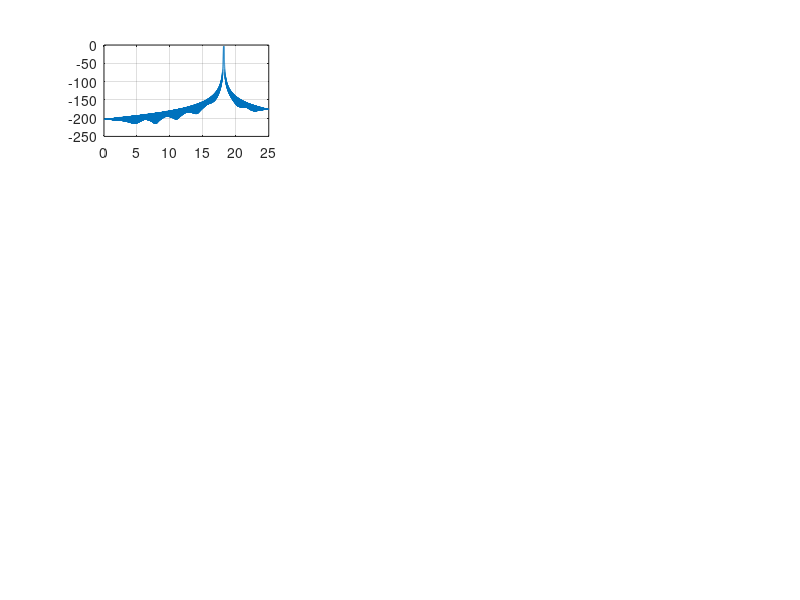

Recreate this plot in MATLAB. (Note: this script raises an error after producing the figure.)
%% ESP Lab 1 - Test script: FFT of the chirp at a few time instants
% Shows the amplitude spectrum of short signal sections at three points in
% time (i.e. three chirp frequencies) after each stage of the system:
%   row 1: x[n]   input chirp, fs = 50 kHz
%   row 2: x0[m]  polyphase lambda = 0 after downsampling, fs' = 16.67 kHz
%   row 3: y'[n]  after upsampling (zeros inserted), fs = 50 kHz
%   row 4: y[n]   after the interpolation filter, fs = 50 kHz
% Dashed lines mark the frequencies expected from theory.
% Standalone: needs only the Signal Processing Toolbox.

clear; close all; clc;

%% Parameters (ESPL/01)
fs     = 50e3;          % sampling frequency [Hz]
M      = 3;  L = 3;     % down-/upsampling factor
f0     = 18e3;          % chirp start frequency [Hz]
f1     = 21e3;          % chirp stop frequency [Hz]
T      = 2.5;           % chirp length [s]
fs_low = fs/M;          % f_s' = 16.667 kHz

t_check = [0.1 1.25 2.4];   % time instants to look at [s]
Nseg    = 3*1365;           % section length at fs (about 82 ms, multiple of 3)
Nfft    = 2^15;             % FFT length (zero padding -> smooth curve)

%% Signals (same processing as in the preparation script)
n  = 0:round(T*fs)-1;
t  = n/fs;
x  = chirp(t, f0, T, f1);               % input chirp
x0 = x(1:M:end);                         % polyphase lambda = 0
yu = zeros(1, L*length(x0));
yu(1:L:end) = x0;                        % upsampling: L-1 zeros in between

% interpolation filter: f_pass = 7.33 kHz, f_stop = 8.33 kHz, gain L
f_stop = fs/(2*L);  f_pass = f_stop - 1e3;
[N_FIR, fo, mo, w] = firpmord([f_pass f_stop], [1 0], [0.001 0.001], fs);
b = L * firpm(N_FIR + 4, fo, mo, w);    % +4: same order as after Q15 check (167)
b = round(b*32768)/32768;                % Q15 coefficients as on the DSP
y = filter(b, 1, yu);

%% Helper: one-sided amplitude spectrum of a section (Hann window)
% scaled so that a sine with amplitude A gives 20*log10(A) dB
ampspec = @(s, fsamp) deal( ...
    20*log10(abs(fft(s(:).' .* hann(length(s))', Nfft)) / (sum(hann(length(s)))/2) + 1e-12), ...
    (0:Nfft-1)*fsamp/Nfft);

%% Plot: rows = stages, columns = time instants
stages = {'x[n] (input)', 'x_0[m] (after \downarrow3)', 'y''[n] (after \uparrow3)', 'y[n] (after filter)'};
figure('Name', 'FFT of the chirp at three time instants', 'Position', [50 50 1400 900]);

for c = 1:numel(t_check)
    tc  = t_check(c);
    f   = f0 + (f1 - f0)*tc/T;          % instantaneous chirp frequency
    fa  = f - fs_low;                    % alias after downsampling (f is between fs' and 1.5 fs')
    n_c = round(tc*fs);                  % start index of the section at fs
    idx = n_c + (1:Nseg);                % section at fs
    idx0 = floor(n_c/M) + (1:Nseg/M);    % same time span at fs'

    sig    = {x(idx), x0(idx0), yu(idx), y(idx)};
    fsamp  = [fs, fs_low, fs, fs];
    expect = {f, fa, [fa, fs_low - fa, fs_low + fa], fa};

    for r = 1:4
        [S, fax] = ampspec(sig{r}, fsamp(r));
        k = fax <= fsamp(r)/2;
        subplot(4, numel(t_check), (r-1)*numel(t_check) + c);
        plot(fax(k)/1e3, S(k), 'LineWidth', 1); grid on; hold on;
        for fe = expect{r}
            xline(fe/1e3, '--', sprintf('%.2f', fe/1e3), ...
                'LabelVerticalAlignment', 'bottom', 'Color', [0.85 0.33 0.1]);
        end
        xlim([0 25]); xticks(0:2:24); ylim([-100 5]);
        if r == 1
            title(sprintf('t = %.2f s,  f = %.2f kHz', tc, f/1e3));
        end
        if c == 1, ylabel({stages{r}, 'Amplitude [dB]'}); end
        if r == 4, xlabel('f [kHz]'); end
    end
end
sgtitle('Amplitude spectra (0 dB = amplitude 1); dashed: expected frequencies');

%% Print expected frequencies
fprintf('t [s]   f [kHz]   f'' [kHz]   images after upsampling [kHz]\n');
for tc = t_check
    f = f0 + (f1 - f0)*tc/T;  fa = f - fs_low;
    fprintf('%4.2f    %6.2f    %6.2f     %6.2f  %6.2f  %6.2f\n', tc, f/1e3, fa/1e3, ...
        fa/1e3, (fs_low - fa)/1e3, (fs_low + fa)/1e3);
end
fprintf('expected levels: x, x0, y: 0 dB   y'': %.1f dB (factor 1/L)\n', 20*log10(1/L));
